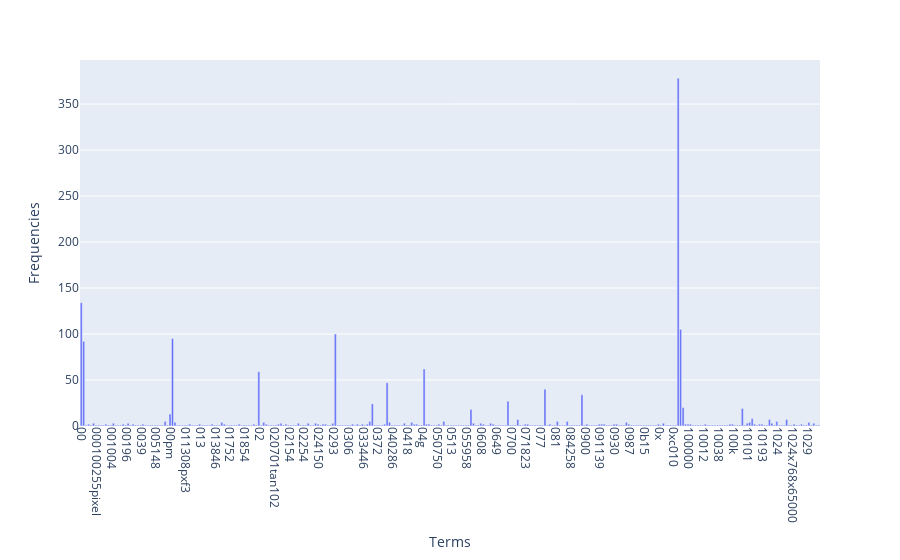

Notebook cell for this chart:
### Markdown cell above
### >>> **Exercise 13 (take home):**
If you want a nicer interactive visualization here, I would encourage you try to install and use plotly to achieve this.

### Code cell
import plotly.express as plot_ex

term_frequencies = []
for j in range(0,X_counts.shape[1]):
    term_frequencies.append(sum(X_counts[:,j].toarray()))
    
term_frequencies = np.asarray(X_counts.sum(axis=0))[0]

data = {
    'Terms': count_vect.get_feature_names_out()[:300],
    'Frequencies': term_frequencies[:300]
}
df = pd.DataFrame(data)

fig = plot_ex.bar(df, x='Terms', y='Frequencies')
fig.update_xaxes(tickangle=90)

fig.show()

### Figure 1 — Plotly figure (JSON) as saved in the notebook; plotly's stock layout.template omitted (floating-point values rounded to 4 significant figures; data arrays with more than 128 entries replaced by an {"elided": "..."} marker saying what was removed)
{"data": [{"alignmentgroup": "True", "hovertemplate": "Terms=%{x}<br>Frequencies=%{y}<extra></extra>", "legendgroup": "", "marker": {"color": "#636efa", "pattern": {"shape": ""}}, "name": "", "offsetgroup": "", "orientation": "v", "showlegend": false, "textposition": "auto", "type": "bar", "x": {"elided": "300 str values"}, "xaxis": "x", "y": {"elided": "300 int values"}, "yaxis": "y"}], "layout": {"barmode": "relative", "legend": {"tracegroupgap": 0}, "margin": {"t": 60}, "xaxis": {"anchor": "y", "domain": [0, 1], "tickangle": 90, "title": {"text": "Terms"}}, "yaxis": {"anchor": "x", "domain": [0, 1], "title": {"text": "Frequencies"}}}}
